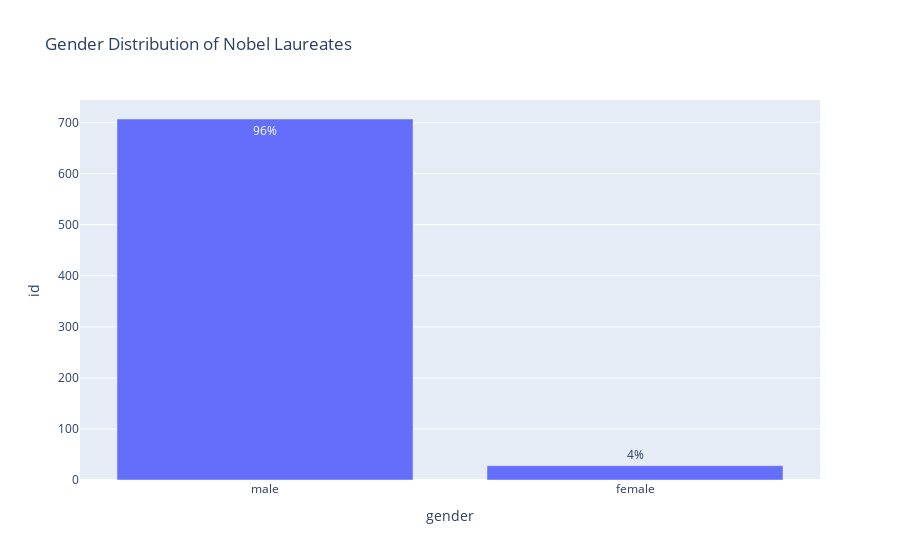

Notebook code for this chart:
### Code cell
fig = px.bar(gender_counts, x='gender', y='id', text='proportion', title='Gender Distribution of Nobel Laureates')
fig.show()

### Figure 1 — Plotly figure (JSON) as saved in the notebook; plotly's stock layout.template omitted (floating-point values rounded to 4 significant figures)
{"data": [{"alignmentgroup": "True", "hovertemplate": "gender=%{x}<br>id=%{y}<br>proportion=%{text}<extra></extra>", "legendgroup": "", "marker": {"color": "#636efa", "pattern": {"shape": ""}}, "name": "", "offsetgroup": "", "orientation": "v", "showlegend": false, "text": ["96%", "4%"], "textposition": "auto", "type": "bar", "x": ["male", "female"], "xaxis": "x", "y": [707, 28], "yaxis": "y"}], "layout": {"barmode": "relative", "legend": {"tracegroupgap": 0}, "title": {"text": "Gender Distribution of Nobel Laureates"}, "xaxis": {"anchor": "y", "domain": [0, 1], "title": {"text": "gender"}}, "yaxis": {"anchor": "x", "domain": [0, 1], "title": {"text": "id"}}}}
